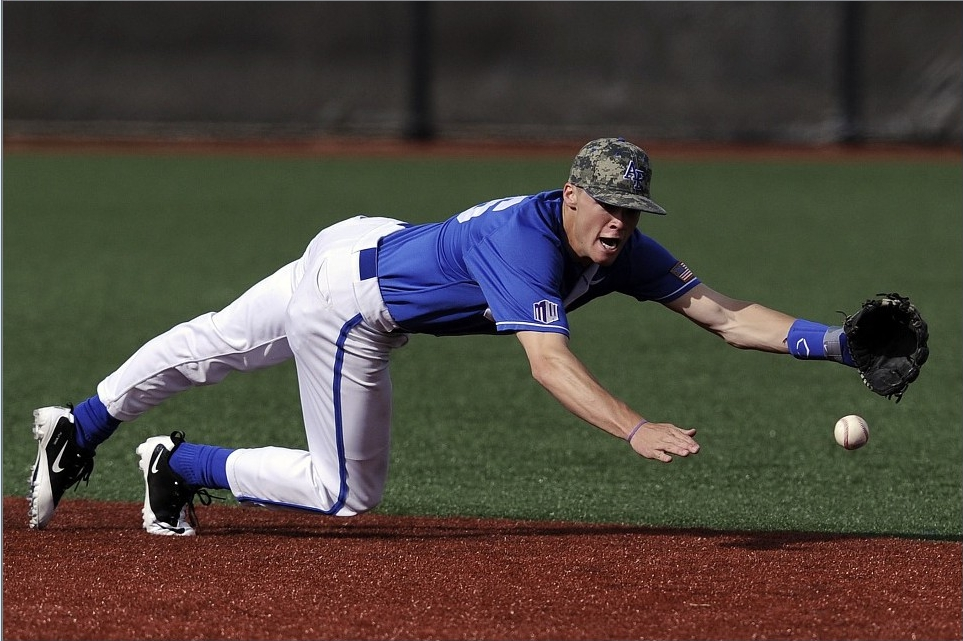
#> input picture free_img/person_4.jpg, 963 x 641 px, found by its file name
$ python 4_processing_2_1-Mission4.py
#> lines starting #> are read from the running program, lines starting #| are printed output that depends on the picture; after the words box and inside, x2 and y2 are one past the last pixel; in counts of white or black regions, pixels touching at a corner belong together
#########################################################################################3##############################
# 미션 4:
# 이미지를 HSV 색상 공간으로 변환하여 특정 색상(파란색)을 추출하고, 이를 마스크를 이용해 필터링한 결과를 출력하는 프로그램입니다.
#    - images/person_4.jpg 이미지를 HSV 색상 공간으로 변환하세요.
#    - HSV 색상 공간에서 파란색 영역을 필터링하여 마스크를 생성하세요.
#    - 파란색 영역만 남기고 나머지 색상은 제거된 결과 이미지를 생성하세요.
#    - 결과:
#        - 원본 이미지, HSV 이미지, 생성된 마스크, 그리고 파란색 영역만 추출된 이미지를 화면에 출력.
#    - 조건:
#        - HSV 색공간에서 파란색 범위는 H: 110~130, S: 50~255, V: 50~255.
#    - 주의:
#        - 생성된 마스크와 필터링된 이미지를 정확히 적용하여 결과를 출력하세요.
########################################################################################################################
import cv2

img = cv2.imread('./free_img/person_4.jpg')
#> img is the input picture: shape (641, 963, 3); mean B, G, R 63.4, 71.1, 78.3
hsv_img = cv2.cvtColor(img, cv2.COLOR_BGR2HSV)
#> hsv_img: shape (641, 963, 3); mean H, S, V 43.6, 85.2, 87.8
lower_blue = (110, 50, 50)
upper_blue = (130, 255, 255)

img_mask = cv2.inRange(hsv_img,lower_blue, upper_blue)
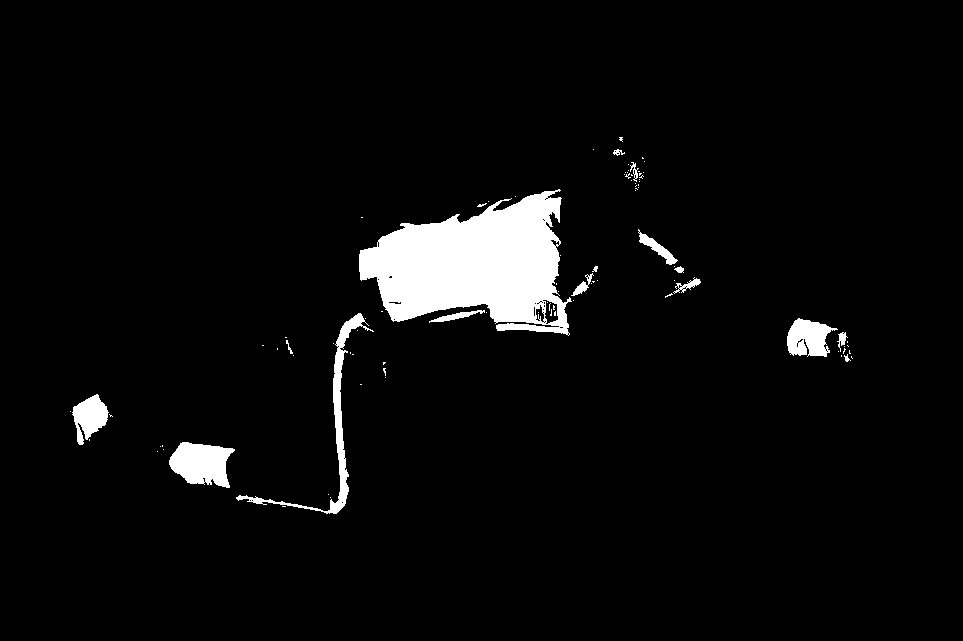
#> img_mask: shape (641, 963); 4.4% white; 93 white regions (77 under 20 px), largest, box (x1, y1, x2, y2) and area: (359, 189, 572, 336) 19046, (169, 442, 235, 488) 2076, (236, 313, 374, 514) 2044
img_result = cv2.bitwise_and(img,img,mask= img_mask)
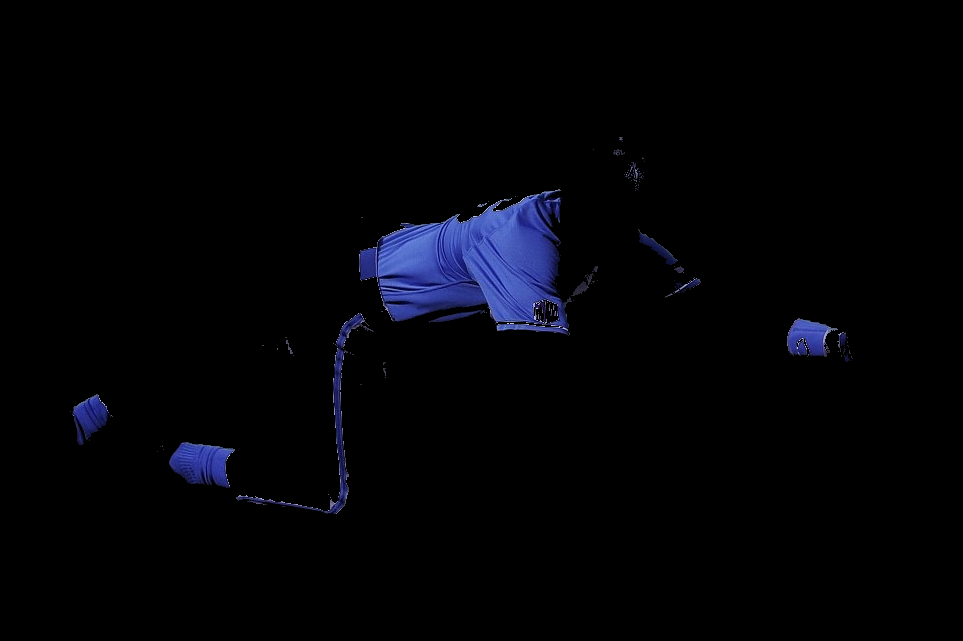
#> img_result: shape (641, 963, 3); mean B, G, R 6.5, 2.9, 2.5
cv2.imshow('te',img_result)

cv2.waitKey(0)
cv2.destroyAllWindows()
